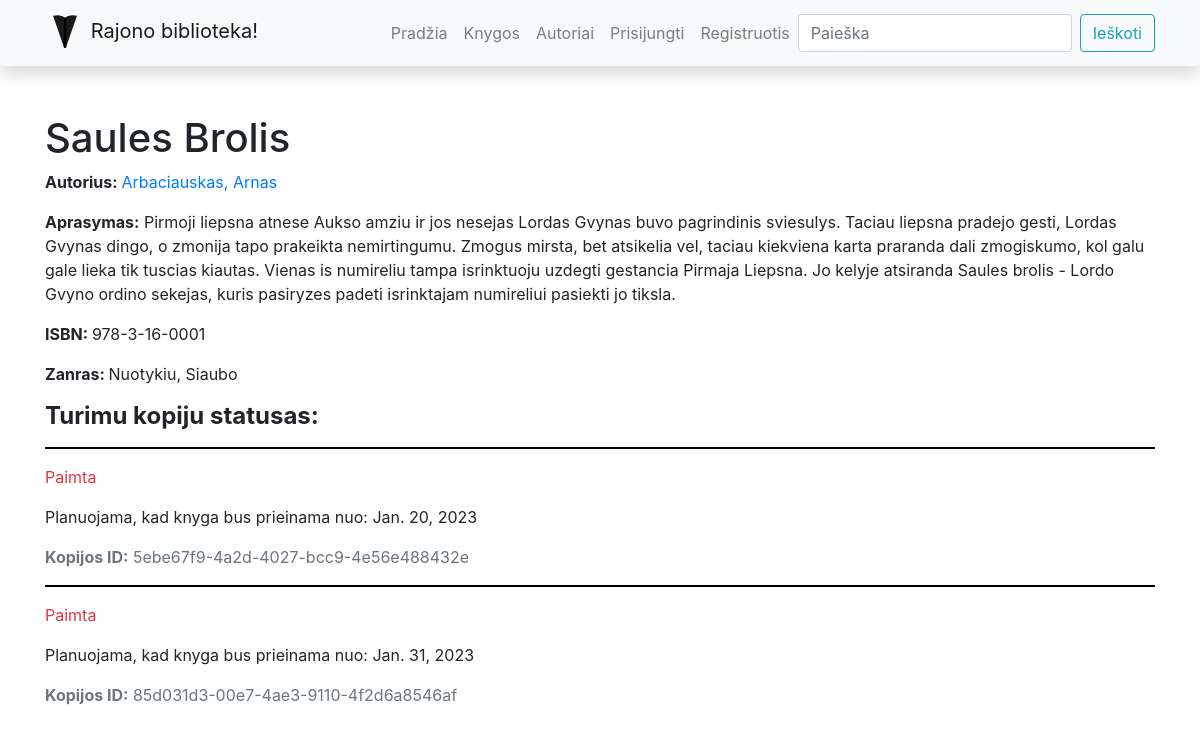
Page /library/books/2 on the earlier database version.
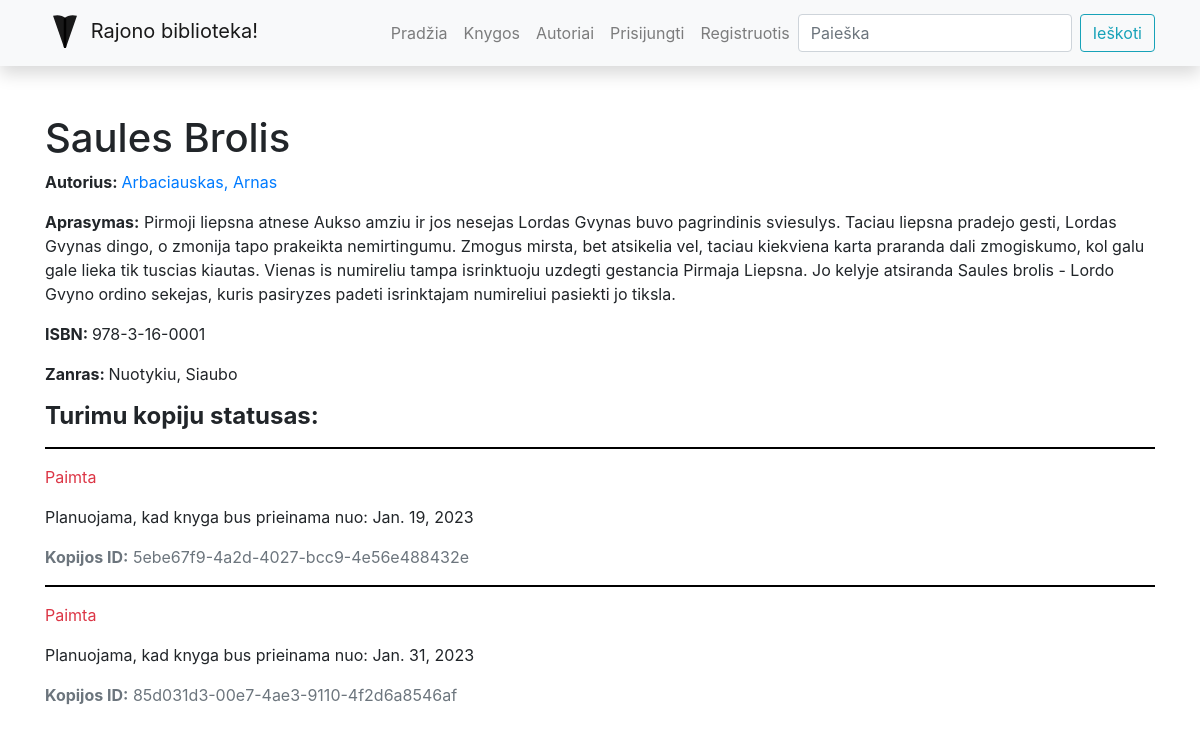
Same page on the later database version.
### library/models.py (models this page shows, shortened)
class Book(models.Model):
    title = models.CharField('Pavadinimas', max_length=200)
    author = models.ForeignKey('Author', on_delete=models.SET_NULL, null=True, related_name='books')
    summary = models.TextField('Aprasymas', max_length=1000, help_text='Trumpas knygos aprasymas')
    isbn = models.CharField('ISBN', max_length=13)
    genre = models.ManyToManyField(Genre, help_text='Isrinkite zanra knygai')
    cover = models.ImageField('Virselis', upload_to='covers', null=True, blank=True)
    def display_genre(self):
        return '; '.join([genre.name for genre in self.genre.all()])
    display_genre.short_description = 'Zanras'
    class Meta:
        verbose_name = "Knyga"
        verbose_name_plural = "Knygos"

class Author(models.Model):
    first_name = models.CharField('Vardas', max_length=100)
    last_name = models.CharField('Pavarde', max_length=100)
    description = HTMLField()
    def display_books(self):
        return ', '.join([book.title for book in self.books.all()[:3]])
    display_books.short_description = "Knygos"
    class Meta:
        ordering = ['last_name', 'first_name']
        verbose_name = "Autorius"
        verbose_name_plural = "Autoriai"
    def __str__(self):
        return f'{self.last_name}, {self.first_name}'

class Genre(models.Model):
    name = models.CharField('Pavadinimas', max_length=200, help_text='Iveskite knygos zanra')
    def __str__(self):
        return self.name
    class Meta:
        verbose_name = "Zanras"
        verbose_name_plural = "Zanrai"

class BookInstance(models.Model):
    id = models.UUIDField(primary_key=True, default=uuid.uuid4, help_text='Unikalus knygos kopijos ID')
    book = models.ForeignKey('Book', on_delete=models.SET_NULL, null=True)
    due_back = models.DateField('Bus prieinama', null=True, blank=True)
    LOAN_STATUS = (
        ('a', 'Administruojama'),
        ('p', 'Paimta'),
        ('g', 'Galima paimti'),
        ('r', 'Rezervuota')
    )
    status = models.CharField(
        max_length=1,
        choices=LOAN_STATUS,
        blank=True,
        default='a',
        help_text='Status'
    )
    reader = models.ForeignKey(User, on_delete=models.SET_NULL, null=True, blank=True)
    class Meta:
        ordering = ['due_back']

### library/views.py (the view)
# urls.py: path('books/<int:pk>', views.BookDetailView.as_view(), name='book-detail'),
class BookDetailView(generic.DetailView):
    model = Book  # automatiskai sukuriamas kintamasis Book -> book
    template_name = 'book_detail_styled.html'  # nurodome is kur ims apipavidalinima internete

### library/templates/book_detail_styled.html
{% extends "base.html" %}
{% block content %}
<h1>{{book.title}}</h1>
<p><b>Autorius: </b><a href="{% url 'author-detail' book.author.id %}"> {{book.author}}</a></p>
<p><b>Aprasymas:</b> {{book.summary}}</p>
<p><b>ISBN: </b>{{book.isbn}}</p>
<p><b>Zanras: </b>{{book.genre.all|join:", "}}</p>
<h4><b>Turimu kopiju statusas: </b></h4>
{% for book_inst_obj in book.bookinstance_set.all %}
<hr>
<p class="{% if book_inst_obj.status == 'g' %}text-success
{% elif book_inst_obj.status == 'p' %}text-danger
{% else %}text-warning
{% endif %}">{{book_inst_obj.get_status_display}}</p>
{% if book_inst_obj.status != 'g'%}
<p>Planuojama, kad knyga bus prieinama nuo: {{book_inst_obj.due_back}}</p>
{% endif %}
<p class="text-muted"><strong>Kopijos ID:</strong> {{book_inst_obj.id}}</p>
{%endfor%}
{% endblock %}

### library/templates/base.html (shortened to what this page needs)
<!DOCTYPE html>
<html lang="en">
<head>
    <link
            rel="stylesheet"
            href="https://stackpath.bootstrapcdn.com/bootstrap/4.1.3/css/bootstrap.min.css"
    />
    <link
            rel="stylesheet"
            href="https://cdnjs.cloudflare.com/ajax/libs/font-awesome/4.7.0/css/font-awesome.min.css"
    />
    {% load static %}
    <link rel="stylesheet" href="{% static 'css/styles.css' %}"/>
</head>
<body>
<nav
        class="navbar navbar-expand-lg navbar-light bg-light static-top mb-5 shadow"
>
    <div class="container">
        <a class="navbar-brand" href="#">
            Rajono biblioteka!</a
        >
        <div class="collapse navbar-collapse" id="navbarResponsive">
            <ul class="navbar-nav ml-auto">
                <li class="nav-item">
                    <a class="nav-link" href="{% url 'index' %}">Pradžia</a>
                </li>
                <li class="nav-item">
                    <a class="nav-link" href="{% url 'books' %}">Knygos</a>
                </li>
                <li class="nav-item">
                    <a class="nav-link" href="{% url 'authors' %}">Autoriai</a>
                </li>
                {% if user.is_authenticated%}
                <li class="nav-item"><a class="nav-link" href="#">
                    <svg class="bi bi-person" width="1.5em" height="1.5em" viewBox="0 0 16 16" fill="currentColor"
                         xmlns="http://www.w3.org/2000/svg">
                        <path fill-rule="evenodd"
                              d="M13 14s1 0 1-1-1-4-6-4-6 3-6 4 1 1 1 1h10zm-9.995-.944v-.002.002zM3.022 13h9.956a.274.
                              274 0 00.014-.002l.008-.002c-.001-.246-.154-.986-.832-1.664C11.516 10.68 10.289 10 8 10c-
                              2.29 0-3.516.68-4.168 1.332-.678.678-.83 1.418-.832 1.664a1.05 1.05 0 00.022.004zm9.974.
                              056v-.002.002zM8 7a2 2 0 100-4 2 2 0 000 4zm3-2a3 3 0 11-6 0 3 3 0 016 0z"
                              clip-rule="evenodd"/>
                    </svg>
                    {{ user.get_username }}</a></li>
                <li class="nav-item"><a class="nav-link" href="{% url 'my-borrowed' %}">Mano knygos</a></li>
                <!--{% url 'logout'%} - django automatiskai nukreips arba i savo default logout langa arba musu sukurta
                pavadinimu 'logged_out' ir patalpinta i templates->registration-->
                <li class="nav-item"><a class="nav-link" href="{% url 'logout'%}">Atsijungti</a></li>
                {% else %}
                <li class="nav-item"><a class="nav-link" href="{% url 'login'%}?next={{request.path}}">Prisijungti</a>
                </li>
                <li class="nav-item"><a class="nav-link" href="#">Registruotis</a></li>
                {% endif %}
            </ul>
            <form
                    class="form-inline my-2 my-lg-0"
                    action="{% url 'search' %}"
                    method="get"
            >
                <input
                        class="form-control mr-sm-2"
                        type="search"
                        placeholder="Paieška"
                        aria-label="Search"
                        name="query"
                />
                <button class="btn btn-outline-info my-2 my-sm-0" type="submit">
                    Ieškoti
                </button>
            </form>
        </div>
    </div>
</nav>
<div class="container">{% block content %}{% endblock %}</div>
</body>
</html>

### library/static/css/styles.css (style rules this page uses)
hr { width: 100%; background-color: black; height: 1px; border-color : transparent; }

Differences in the rows shown:
changed BookInstance "5ebe67f9-4a2d-4027-bcc9-4e56e488432e": due_back "Jan. 20, 2023" → "Jan. 19, 2023"
